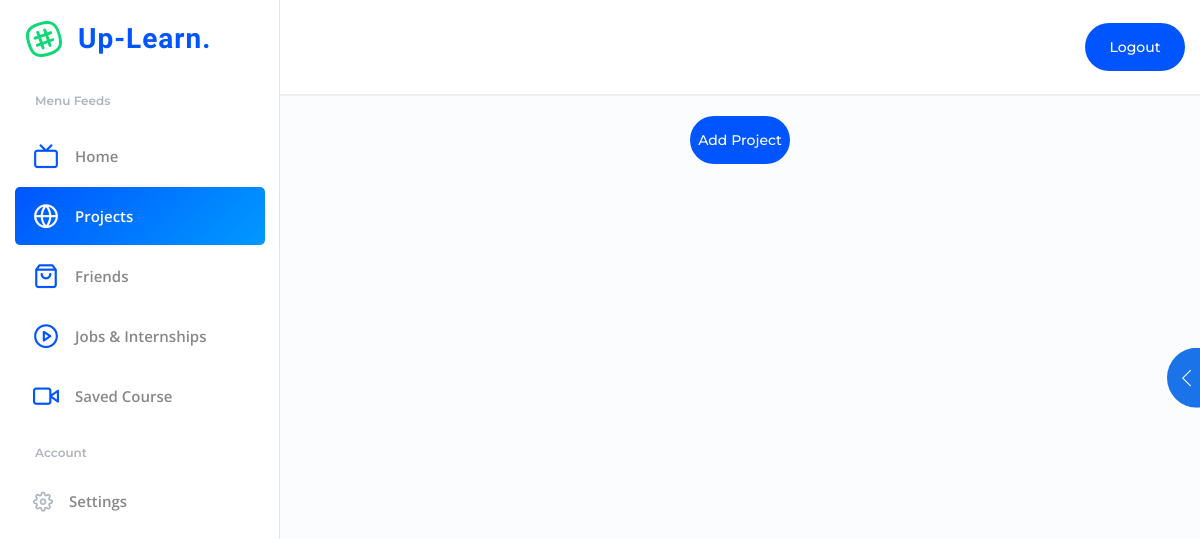
The app's page /projects (signed in), older data.
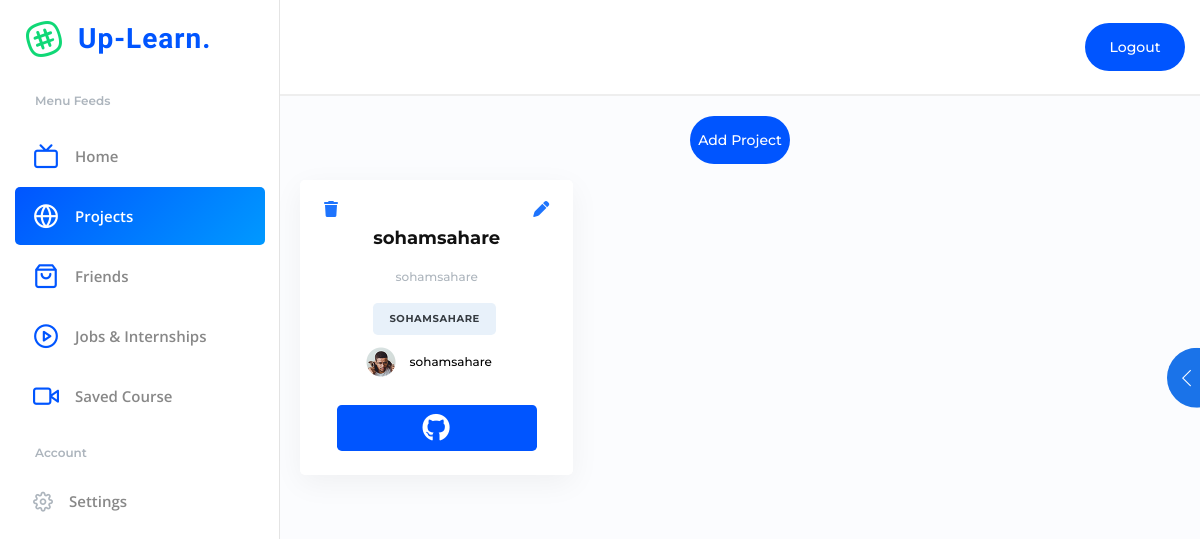
The same page, newer data.
### models.py (models this page shows)
class ProjectsModel(UserMixin, db.Model):
    __tablename__ = 'projects'
    id = db.Column(db.Integer, primary_key=True)
    name = db.Column(db.String(50))
    description = db.Column(db.Text)
    tags = db.Column(db.Text)
    link = db.Column(db.String(100))
    user_id = db.Column(db.Integer)
    user_name = db.Column(db.String(100))

### views/projects/views.py (the view, shortened to what this page needs)
@projects_.route("/projects", methods = ["GET", "POST"])
@login_required
def projects():
    id = session["id"]
    username = session["username"]
    projects = ProjectsModel.query.all()[::-1]
    data = {
        "username": username,
        "projects": projects,
        "my_id": int(id),
    }
    return render_template("projects/projects.html", data=data)

### models.py (called while the page is built)
@login.user_loader
def load_user(id):
    return UserModel.query.get(int(id))

### templates/projects/projects.html (shortened to what this page needs)
<!DOCTYPE html>
<html lang="en">
<head>
    <link rel="stylesheet" href="{{ url_for('static', filename='css/themify-icons.css') }}">
    <link rel="stylesheet" href="{{ url_for('static', filename='css/feather.css') }}">
    <link rel="stylesheet" href="{{ url_for('static', filename='css/style.css') }}">
</head>
<body class="color-theme-blue mont-font scroll-bar">
    <div class="main-wrapper">
        <nav class="navigation scroll-bar">
            <div class="container pl-0 pr-0">
                <div class="nav-content">
                    <div class="nav-top">
                        <a href="/"><i class="feather-slack text-success display1-size mr-3 ml-3"></i><span class="d-inline-block fredoka-font ls-3 fw-600 text-current font-xl logo-text mb-0">Up-Learn. </span> </a>
                    </div>
                    <div class="nav-caption fw-600 font-xssss text-grey-500"><span>Menu </span>Feeds</div>
                    <ul class="mb-3">
                        <li><a href="/" class="nav-content-bttn open-font" data-tab="chats"><i class="feather-tv mr-3"></i><span>Home</span></a></li>
                        <li><a href="/projects" class="active nav-content-bttn open-font" data-tab="favorites"><i class="feather-globe mr-3"></i><span>Projects</span></a></li>
                        <li><a href="/friends" class="nav-content-bttn open-font" data-tab="friends"><i class="feather-shopping-bag mr-3"></i><span>Friends</span></a></li>
                        <li><a href="/jobs-internships" class="nav-content-bttn open-font" data-tab="favorites"><i class="feather-play-circle mr-3"></i><span>Jobs & Internships</span></a></li>                        <li class="flex-lg-brackets"><a href="user-profile.html" data-tab="archived" class="nav-content-bttn open-font"><i class="feather-video mr-3"></i><span>Saved Course</span></a></li>
                    </ul>
                    <div class="nav-caption fw-600 font-xssss text-grey-500"> Account</div>
                    <ul class="mb-3">
                        <li><a href="/settings" class="nav-content-bttn open-font h-auto pt-2 pb-2"><i class="font-sm feather-settings mr-3 text-grey-500"></i><span>Settings</span></a></li>
                    </ul>
                </div>
            </div>
        </nav>
        <div class="main-content">
            <div class="middle-sidebar-header bg-white">
                <ul class="d-flex ml-auto right-menu-icon">
                    <a href="/authentication/logout" class="header-btn bg-current fw-500 text-white font-xsss p-2 lh-32 w100 text-center d-inline-block rounded-xl">Logout</a>
                </ul>
            </div>
            <div class="middle-sidebar-bottom">
                <div class="middle-sidebar-left">
                    <div class="row">
                        <div class="col-xl-12 col-lg-12 col-md-12 text-center mb-3">
                            <a href="#" class="header-btn bg-current fw-500 text-white font-xsss p-2 lh-32 w100 text-center d-inline-block rounded-xl" data-toggle="modal" data-target="#ModalAddProject">Add Project</a>
                        </div>
                        {% for i in data.projects %}
                            <div class="col-xl-4 col-lg-6 col-md-6" >
                                <div class="card mb-4 d-block w-100 shadow-xss rounded-lg p-xxl-5 p-4 border-0 text-center">
                                    {% if i.user_id == data.my_id %}
                                        <a href="#" class="position-absolute right-0 mr-4 top-0 mt-3" data-toggle="modal" data-target="#ModalEditProject{{ i.id }}" ><i class="fas fa-pen"></i> <a>
                                        <a href="/project/delete/{{ i.id }}" class="position-absolute left-0 ml-4 top-0 mt-3"><i class="fas fa-trash"></i> <a>
                                    {% endif %}
                                    <a href="/project/{{ i.id }}"><h4 class="fw-700 font-xs mt-4">{{ i.name }}</h4></a>
                                    <p class="fw-500 font-xssss text-grey-500 mt-3" style="white-space: nowrap; overflow: hidden; text-overflow: ellipsis; max-width: 100%;">{{ i.description }}</p>
                                    {% for j in i.tags.split(" ") %}
                                        <span class="font-xsssss fw-700 pl-3 pr-3 lh-32 text-uppercase rounded-lg ls-2 bg-lightblue d-inline-block text-grey-800 mb-1 mr-1">{{ j }}</span>
                                    {% endfor %}
                                    <ul class="memberlist mt-2 mb-1">
                                        <li><a href="#"><img src="{{ url_for('static', filename='images/user-6.png') }}" alt="user" class="w30 d-inline-block"></a></li>
                                        <li class="pl-4 w-auto"><a href="/user-profile/{{ i.user_name }}" class="fw-500  font-xssss" style="color: black;">{{ i.user_name }}</a></li>
                                    </ul>
                                    <a href="{{ i.link }}" target="_blank" class="p-2 mt-4 d-inline-block text-white fw-700 lh-30 rounded-lg w200 text-center font-xl ls-3 bg-current"><i class="fab fa-github"></i></a>
                                </div>
                            </div>
                        {% endfor %}
                    </div>
                </div>
                <button class="btn btn-circle text-white btn-neutral sidebar-right">
                    <i class="ti-angle-left"></i>
                </button>
            </div>
        </div>
    </div>
</body>
</html>

### static/css/feather.css (style rules this page uses)
[class^="feather-"], [class*=" feather-"] { font-family: 'feather' !important; speak: none; font-style: normal; font-weight: normal; font-variant: normal; text-transform: none; line-height: 1; -webkit-font-smoothing: antialiased; -moz-osx-font-smoothing: grayscale; }
.feather-globe:before { content: "\e972"; }
.feather-play-circle:before { content: "\e9b0"; }
.feather-settings:before { content: "\e9c4"; }
.feather-shopping-bag:before { content: "\e9c9"; }
.feather-slack:before { content: "\e9cf"; }
.feather-tv:before { content: "\e9e9"; }
.feather-video:before { content: "\e9f7"; }

Row changes from the older to the newer data that the page shows:
added ProjectsModel: name "sohamsahare", description "sohamsahare", tags "SOHAMSAHARE", user_name "sohamsahare"
